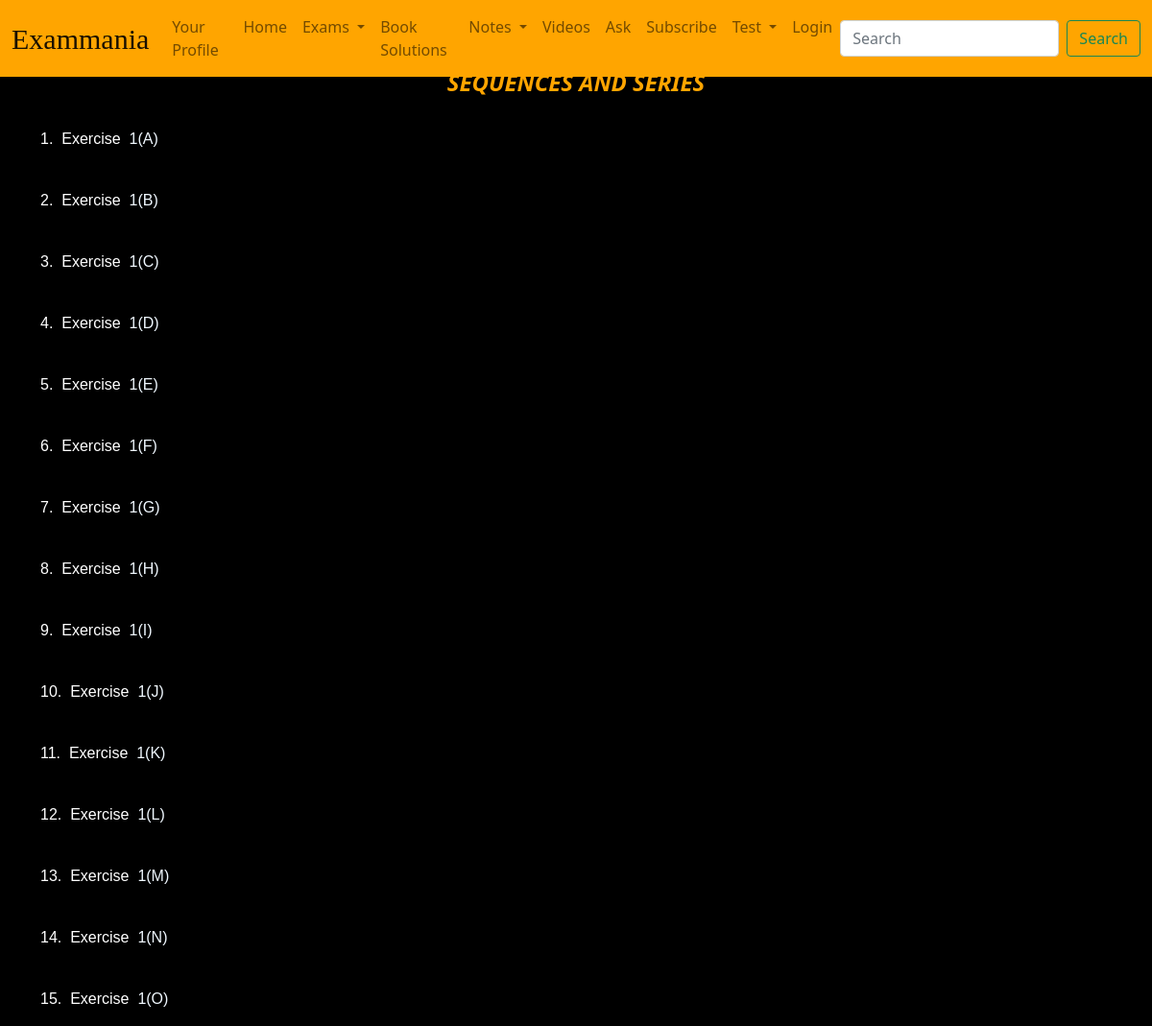
Screenshot of /home/exercise-list/A Text Book of Algebra/SEQUENCES AND SERIES/ with the database file from the repository.
### main/models.py (models this page shows, shortened)
class Chapter(models.Model):
    name= models.CharField(max_length=250)
    book= models.ForeignKey(Book, related_name="chapters", on_delete=models.CASCADE)

class Exercise(models.Model):
    name= models.CharField(max_length=250)
    questions= models.ManyToManyField(BookQuestion, related_name="Exercises", blank=True, through="ExerciseQuestionIntermidiate")
    chapter= models.ForeignKey(Chapter, related_name="exercises", on_delete=models.CASCADE)

### main/views.py (the view)
# urls.py: path("exercise-list/<str:book_name>/<str:chapter_name>/", views.exerciselist, name="exercise_list"),
def exerciselist(request, book_name, chapter_name):
  book=Book.objects.get(name=book_name)
  chapter = Chapter.objects.get(book__name=book_name, name=chapter_name)
  exercises = Exercise.objects.filter(chapter=chapter)
  dic={
    "Exercises": exercises,
    "Chapter": chapter,
    "Book":book,
    "no":0
  }
  print(book.name)
  print(chapter.name)
  return render(request, "main/exerciselist.html", dic)

### templates/main/exerciselist.html (shortened to what this page needs)
{% extends 'main/base.html' %}
{% load static %}
{% block extrahead %}
<link rel="stylesheet" href="{% static 'main/css/exerciselist.css' %}">
{% endblock %}
{% block body %}
<div class="container">
    <h1 id="heading">{{ Chapter.name }}</h1>
    {% for exercise in Exercises %}
    <p id="exercise_name">{{ forloop.counter }}.&nbsp;&nbsp;Exercise&nbsp;&nbsp;<a
            href="{% url 'main:exercise_solution' Book.name Chapter.name exercise.name 0 %}">{{ exercise.name }}</a>
    </p>
    {% endfor %}
</div>
{% endblock %}

### main/static/main/css/base.css (style rules this page uses)
body { background-color: black; color: white; }

### main/static/main/css/exerciselist.css (style rules this page uses)
#heading { text-align: center; color: orange; font-style: oblique; font-weight: bold; font-size: 1.5rem; }
#exercise_name { padding-top: 1.5rem; font-size: 1rem; font-family: sans-serif }
a { text-decoration: none; color: aliceblue; }

### templates/main/base.html (style rules this page uses)
body { background-image: url(/static/main/images/darkened.png); background-attachment: fixed; background-position: center; background-size: cover; }

### rows the page displays
Chapter: name "SEQUENCES AND SERIES"
Exercise: name "1(A)"
Exercise: name "1(B)"
Exercise: name "1(C)"
Exercise: name "1(D)"
Exercise: name "1(E)"
Exercise: name "1(F)"
Exercise: name "1(G)"
Exercise: name "1(H)"
Exercise: name "1(I)"
Exercise: name "1(J)"
Exercise: name "1(K)"
Exercise: name "1(L)"
Exercise: name "1(M)"
Exercise: name "1(N)"
Exercise: name "1(O)"
